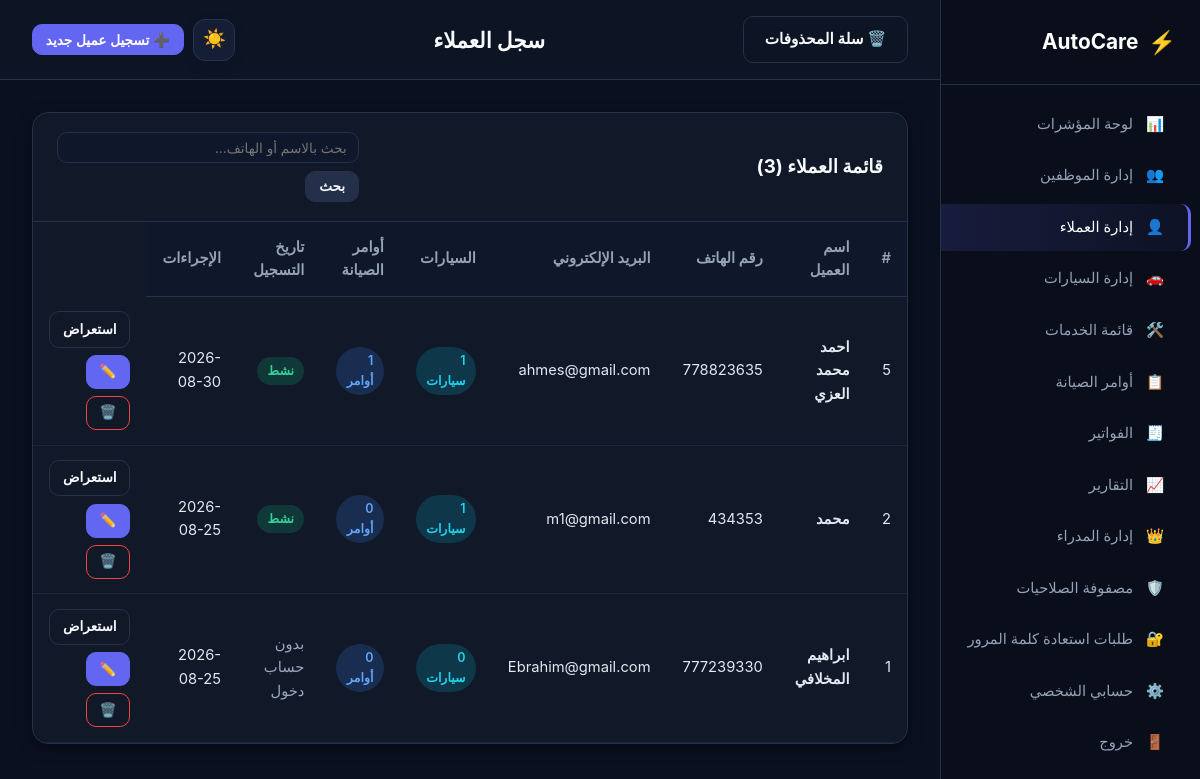
/customers.php (signed in), run on the app's committed database.
### tables this page shows
CREATE TABLE `customers` (
  `id` int(10) UNSIGNED NOT NULL,
  `user_id` int(10) UNSIGNED DEFAULT NULL,
  `full_name` varchar(120) NOT NULL,
  `phone` varchar(25) NOT NULL,
  `email` varchar(100) DEFAULT NULL,
  `address` varchar(255) DEFAULT NULL,
  `created_at` timestamp NULL DEFAULT current_timestamp(),
  `updated_at` timestamp NULL DEFAULT current_timestamp() ON UPDATE current_timestamp()
);

CREATE TABLE `users` (
  `id` int(10) UNSIGNED NOT NULL,
  `name` varchar(100) NOT NULL,
  `username` varchar(50) NOT NULL,
  `email` varchar(100) NOT NULL,
  `phone` varchar(25) NOT NULL,
  `password` varchar(255) NOT NULL,
  `role` enum('admin','employee','customer') NOT NULL DEFAULT 'customer',
  `status` enum('active','inactive','pending','pending_delete','deleted') NOT NULL DEFAULT 'active',
  `is_primary_admin` tinyint(1) NOT NULL DEFAULT 0,
  `deletion_requested` tinyint(1) NOT NULL DEFAULT 0,
  `deletion_requested_at` timestamp NULL DEFAULT NULL,
  `created_at` timestamp NULL DEFAULT current_timestamp(),
  `updated_at` timestamp NULL DEFAULT current_timestamp() ON UPDATE current_timestamp()
);

### customers.php (the view, shortened to what this page needs)
<?php
require_once __DIR__ . '/config.php';
require_auth();
$user = current_user();
$pdo = db();
$theme = current_theme();
$isStaff = in_array($user['role'], ['admin', 'employee'], true);
$viewCustomer = null;
$search = trim($_GET['q'] ?? '');
$customers = [];
if ($isStaff) {
    if (!empty($search)) {
        $stmt = $pdo->prepare("
            SELECT c.*, u.status AS account_status,
                   (SELECT COUNT(*) FROM vehicles WHERE customer_id = c.id) AS total_vehicles,
                   (SELECT COUNT(*) FROM work_orders WHERE customer_id = c.id) AS total_orders
            FROM customers c
            LEFT JOIN users u ON u.id = c.user_id
            WHERE (u.status IS NULL OR u.status <> 'deleted') AND (c.full_name LIKE :s1 OR c.phone LIKE :s2 OR c.email LIKE :s3)
            ORDER BY c.id DESC
        ");
        $term = "%{$search}%";
        $stmt->execute([':s1' => $term, ':s2' => $term, ':s3' => $term]);
        $customers = $stmt->fetchAll();
    } else {
        $customers = $pdo->query("
            SELECT c.*, u.status AS account_status,
                   (SELECT COUNT(*) FROM vehicles WHERE customer_id = c.id) AS total_vehicles,
                   (SELECT COUNT(*) FROM work_orders WHERE customer_id = c.id) AS total_orders
            FROM customers c
            LEFT JOIN users u ON u.id = c.user_id
            WHERE (u.status IS NULL OR u.status <> 'deleted')
            ORDER BY c.id DESC
        ")->fetchAll();
    }
}
?>
<!DOCTYPE html>
<html lang="ar" dir="rtl" data-theme="<?= htmlspecialchars($theme) ?>">
<head>
    <link rel="stylesheet" href="style.css">
</head>
<body class="dashboard-body">
    <div class="dashboard-wrapper">
        <aside class="sidebar" id="appSidebar">
            <div class="sidebar-brand">
                <a href="dashboard.php" class="brand-link">
                    <span class="brand-icon">⚡</span>
                    <span class="brand-title">AutoCare</span>
                </a>
            </div>
            <nav class="sidebar-nav">
                <a href="dashboard.php" class="nav-item"><span class="icon">📊</span> لوحة المؤشرات</a>
                <?php if ($user['role'] === 'admin' || has_permission('manage_employees')): ?>
                    <a href="employees.php" class="nav-item"><span class="icon">👥</span> إدارة الموظفين</a>
                <?php endif; ?>
                <?php if ($isStaff): ?>
                    <a href="customers.php" class="nav-item active"><span class="icon">👤</span> إدارة العملاء</a>
                <?php endif; ?>
                <a href="vehicles.php" class="nav-item"><span class="icon">🚗</span> <?= $isStaff ? 'إدارة السيارات' : 'سياراتي' ?></a>
                <?php if ($isStaff): ?>
                    <a href="services.php" class="nav-item"><span class="icon">🛠️</span> قائمة الخدمات</a>
                <?php endif; ?>
                <a href="work_orders.php" class="nav-item"><span class="icon">📋</span> أوامر الصيانة</a>
                <a href="invoices.php" class="nav-item"><span class="icon">🧾</span> الفواتير</a>
                <?php if ($user['role'] === 'admin' || has_permission('view_reports')): ?>
                    <a href="reports.php" class="nav-item"><span class="icon">📈</span> التقارير</a>
                <?php endif; ?>
                <?php if (has_permission('manage_users')): ?>
                    <?php if (has_permission('manage_admins')): ?>
                    <a href="admins.php" class="nav-item"><span class="icon">👑</span> إدارة المدراء</a>
                <?php endif; ?>
                <a href="permissions.php" class="nav-item"><span class="icon">🛡️</span> مصفوفة الصلاحيات</a>
                <?php if (has_permission('manage_password_reset_requests')): ?><a href="password_requests.php" class="nav-item"><span class="icon">🔐</span> طلبات استعادة كلمة المرور</a><?php endif; ?>
                <?php endif; ?>
                <a href="profile.php" class="nav-item"><span class="icon">⚙️</span> حسابي الشخصي</a>
                <a href="logout.php" class="nav-item logout-link"><span class="icon">🚪</span> خروج</a>
            </nav>
        </aside>
        <main class="main-content">
            <header class="topbar">
    <a class="btn btn-outline" href="recycle_bin.php">🗑️ سلة المحذوفات</a>
                <div class="topbar-left">
                    <h2 class="page-title"><?= $isStaff ? 'سجل العملاء' : 'بيانات العميل' ?></h2>
                </div>
                <div class="topbar-right">
                    <button type="button" class="theme-toggle-btn" onclick="toggleTheme()" title="تبديل المظهر بين الليلي والنهاري">
                        <span class="theme-icon"><?= current_theme() === 'dark' ? '☀️' : '🌙' ?></span>
                    </button>
                    <?php if (has_permission('manage_customers')): ?>
                        <button type="button" class="btn btn-primary btn-sm" onclick="openModal('addCustomerModal')">➕ تسجيل عميل جديد</button>
                    <?php endif; ?>
                </div>
            </header>
            <div class="content-container">
                <?php if ($isStaff && !$viewCustomer): ?>
                    <div class="card">
                        <div class="card-header flex-between">
                            <h3>قائمة العملاء (<?= count($customers) ?>)</h3>
                            <form method="GET" action="customers.php" class="search-form">
                                <input type="text" name="q" class="form-control form-control-sm" placeholder="بحث بالاسم أو الهاتف..." value="<?= clean($search) ?>">
                                <button type="submit" class="btn btn-sm btn-secondary">بحث</button>
                            </form>
                        </div>
                        <div class="table-responsive">
                            <table class="data-table">
                                <thead>
                                    <tr>
                                        <th>#</th>
                                        <th>اسم العميل</th>
                                        <th>رقم الهاتف</th>
                                        <th>البريد الإلكتروني</th>
                                        <th>السيارات</th>
                                        <th>أوامر الصيانة</th>
                                        <th>تاريخ التسجيل</th>
                                        <th>الإجراءات</th>
                                    </tr>
                                </thead>
                                <tbody>
                                    <?php if (!empty($customers)): ?>
                                        <?php foreach ($customers as $c): ?>
                                            <tr>
                                                <td><?= $c['id'] ?></td>
                                                <td><strong><?= htmlspecialchars($c['full_name']) ?></strong></td>
                                                <td><?= htmlspecialchars($c['phone']) ?></td>
                                                <td><?= htmlspecialchars($c['email'] ?: '-') ?></td>
                                                <td><span class="badge badge-info"><?= $c['total_vehicles'] ?> سيارات</span></td>
                                                <td><span class="badge badge-primary"><?= $c['total_orders'] ?> أوامر</span></td>
                                                <td><?= !empty($c['account_status']) ? status_badge($c['account_status']) : '<span class="text-muted">بدون حساب دخول</span>' ?></td>
                                                <td><?= htmlspecialchars(substr($c['created_at'], 0, 10)) ?></td>
                                                <td>
                                                    <div class="action-buttons">
                                                        <a href="customers.php?view=<?= $c['id'] ?>" class="btn btn-sm btn-outline">استعراض</a>
                                                        <?php if (has_permission('manage_customers')): ?>
                                                            <button type="button" class="btn btn-sm btn-primary btn-icon" onclick="openEditCustModal(<?= htmlspecialchars(json_encode($c)) ?>)" title="تعديل" aria-label="تعديل">✏️</button>
                                                        <?php endif; ?>
                                                        <?php if (has_permission('delete_records')): ?>
                                                            <form method="POST" action="customers.php" style="display:inline;" onsubmit="return confirm('هل أنت متأكد من حذف هذا العميل؟ سيتم حذف بياناته وسجلاته');">
                                                                <button type="submit" class="btn btn-sm btn-outline-danger btn-icon" title="حذف" aria-label="حذف">🗑️</button>
                                                            </form>
                                                        <?php endif; ?>
                                                    </div>
                                                </td>
                                            </tr>
                                        <?php endforeach; ?>
                                    <?php endif; ?>
                                </tbody>
                            </table>
                        </div>
                    </div>
                <?php endif; ?>
            </div>
        </main>
    </div>
</body>
</html>

### config.php (shortened to what this page needs)
<?php
function db(): PDO {
    static $pdo = null;
    if ($pdo === null) {
        $dsn = "mysql:host=" . DB_HOST . ";dbname=" . DB_NAME . ";charset=" . DB_CHARSET;
        $options = [
            PDO::ATTR_ERRMODE            => PDO::ERRMODE_EXCEPTION,
            PDO::ATTR_DEFAULT_FETCH_MODE => PDO::FETCH_ASSOC,
            PDO::ATTR_EMULATE_PREPARES   => false,
        ];
        try {
            $pdo = new PDO($dsn, DB_USER, DB_PASS, $options);
        } catch (PDOException $e) {
            die("خطأ في الاتصال بقاعدة البيانات: يرجى التحقق من ملف config.php وتأكيد استيراد database.sql.");
        }
    }
    return $pdo;
}
function clean(mixed $data): string {
    return htmlspecialchars(trim((string)$data), ENT_QUOTES, 'UTF-8');
}
function is_logged_in(): bool {
    return !empty($_SESSION['user_id']) && !empty($_SESSION['user_role']);
}
function current_user(): ?array {
    return [
        'id'       => (int)$_SESSION['user_id'],
        'name'     => $_SESSION['user_name'] ?? '',
        'username' => $_SESSION['user_username'] ?? '',
        'email'    => $_SESSION['user_email'] ?? '',
        'role'     => $_SESSION['user_role'] ?? '',
    ];
}
function is_primary_admin(int $userId): bool {
    try {
        $stmt = db()->prepare("SELECT is_primary_admin FROM users WHERE id = :id AND role = 'admin' LIMIT 1");
        $stmt->execute([':id' => $userId]);
        return (int)$stmt->fetchColumn() === 1;
    } catch (Exception $e) {
        try {
            $stmt = db()->query("SELECT id FROM users WHERE role = 'admin' ORDER BY id ASC LIMIT 1");
            return (int)$stmt->fetchColumn() === $userId;
        } catch (Exception $e2) {
            return false;
        }
    }
}
function require_auth(array $allowed_roles = []): void {
    try {
        $stmt = db()->prepare("SELECT id, name, username, email, role, status FROM users WHERE id = :id LIMIT 1");
        $stmt->execute([':id' => (int)$_SESSION['user_id']]);
    } catch (Exception $e) {
        force_logout('تعذر التحقق من حسابك. يرجى تسجيل الدخول من جديد.');
    }
}
function user_has_permission(int $userId, string $permissionKey, ?string $userRole = null): bool {
    if ($userRole === 'admin') {
        if (is_primary_admin($userId)) {
            return true;
        }
    }
    $defaultRoles = SYSTEM_PERMISSIONS[$permissionKey]['default_roles'] ?? [];
    return in_array($userRole, $defaultRoles, true);
}
function has_permission(string $permissionKey): bool {
    $user = current_user();
    return user_has_permission($user['id'], $permissionKey, $user['role']);
}
function current_theme(): string {
    return 'dark';
}
function status_badge(string $status): string {
    $badges = [
        'new'         => ['class' => 'badge-info',    'label' => 'جديد'],
        'inspecting'  => ['class' => 'badge-warning', 'label' => 'قيد الفحص'],
        'in_progress' => ['class' => 'badge-primary', 'label' => 'قيد الصيانة'],
        'completed'   => ['class' => 'badge-success', 'label' => 'مكتمل'],
        'delivered'   => ['class' => 'badge-dark',    'label' => 'تم التسليم'],
        'cancelled'   => ['class' => 'badge-danger',  'label' => 'ملغي'],
        'active'      => ['class' => 'badge-success', 'label' => 'نشط'],
        'inactive'    => ['class' => 'badge-danger',  'label' => 'معطل'],
        'pending'     => ['class' => 'badge-warning', 'label' => 'بانتظار الموافقة'],
        'pending_delete' => ['class' => 'badge-warning', 'label' => 'طلب حذف'],
        'deleted'    => ['class' => 'badge-secondary', 'label' => 'في سلة المحذوفات'],
        'paid'        => ['class' => 'badge-success', 'label' => 'مدفوع بالكامل'],
        'partial'     => ['class' => 'badge-warning', 'label' => 'تم تسليم جزء من المبلغ'],
        'unpaid'      => ['class' => 'badge-danger',  'label' => 'غير مدفوع'],
    ];
    $item = $badges[$status] ?? ['class' => 'badge-secondary', 'label' => $status];
    return '<span class="badge ' . $item['class'] . '">' . htmlspecialchars($item['label']) . '</span>';
}

### data on the page
customers: id "5", full_name "احمد محمد العزي", phone "778823635", email "ahmes@gmail.com", total_vehicles "1", total_orders "1", user.status "نشط", created_at "2026-08-30"
customers: id "2", full_name "محمد", phone "434353", email "m1@gmail.com", total_vehicles "1", total_orders "0", user.status "نشط", created_at "2026-08-25"
customers: id "1", full_name "ابراهيم المخلافي", phone "777239330", email "Ebrahim@gmail.com", total_vehicles "0", total_orders "0", shows "بدون حساب دخول", created_at "2026-08-25"

### other printed values
count($customers) "3"
